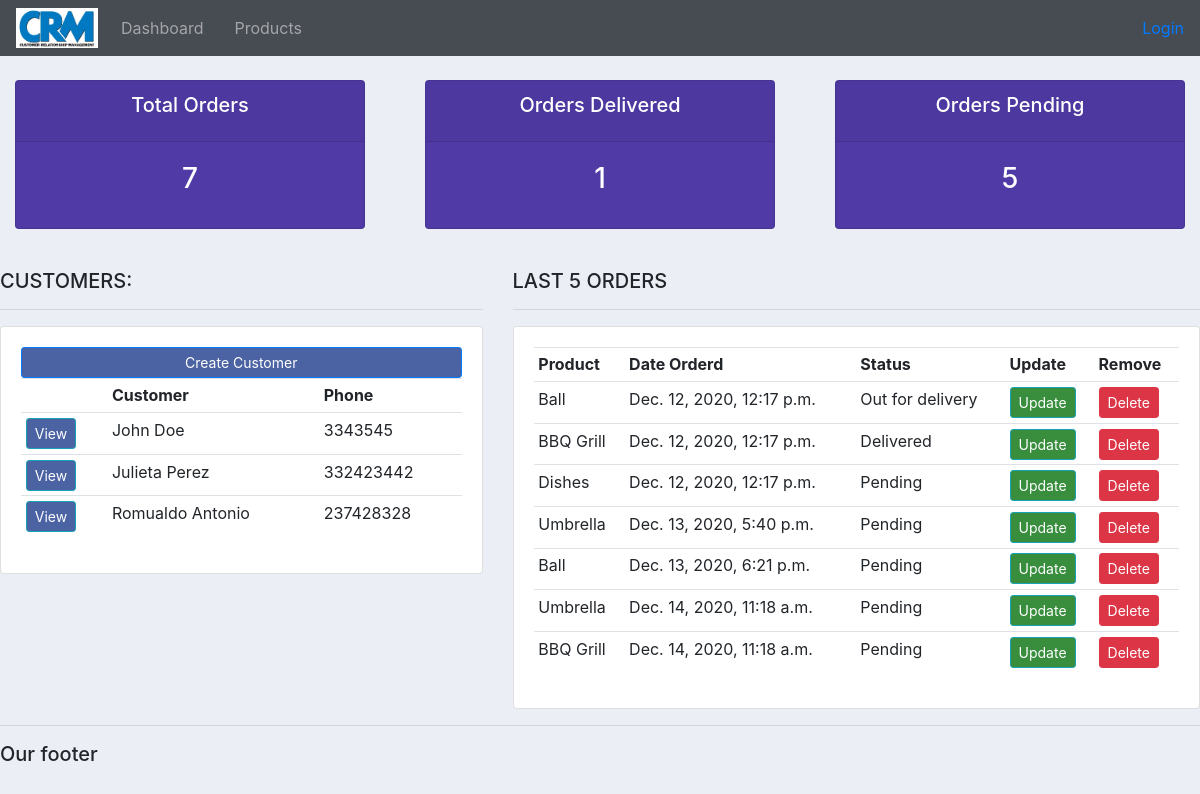
The app's page /, older data.
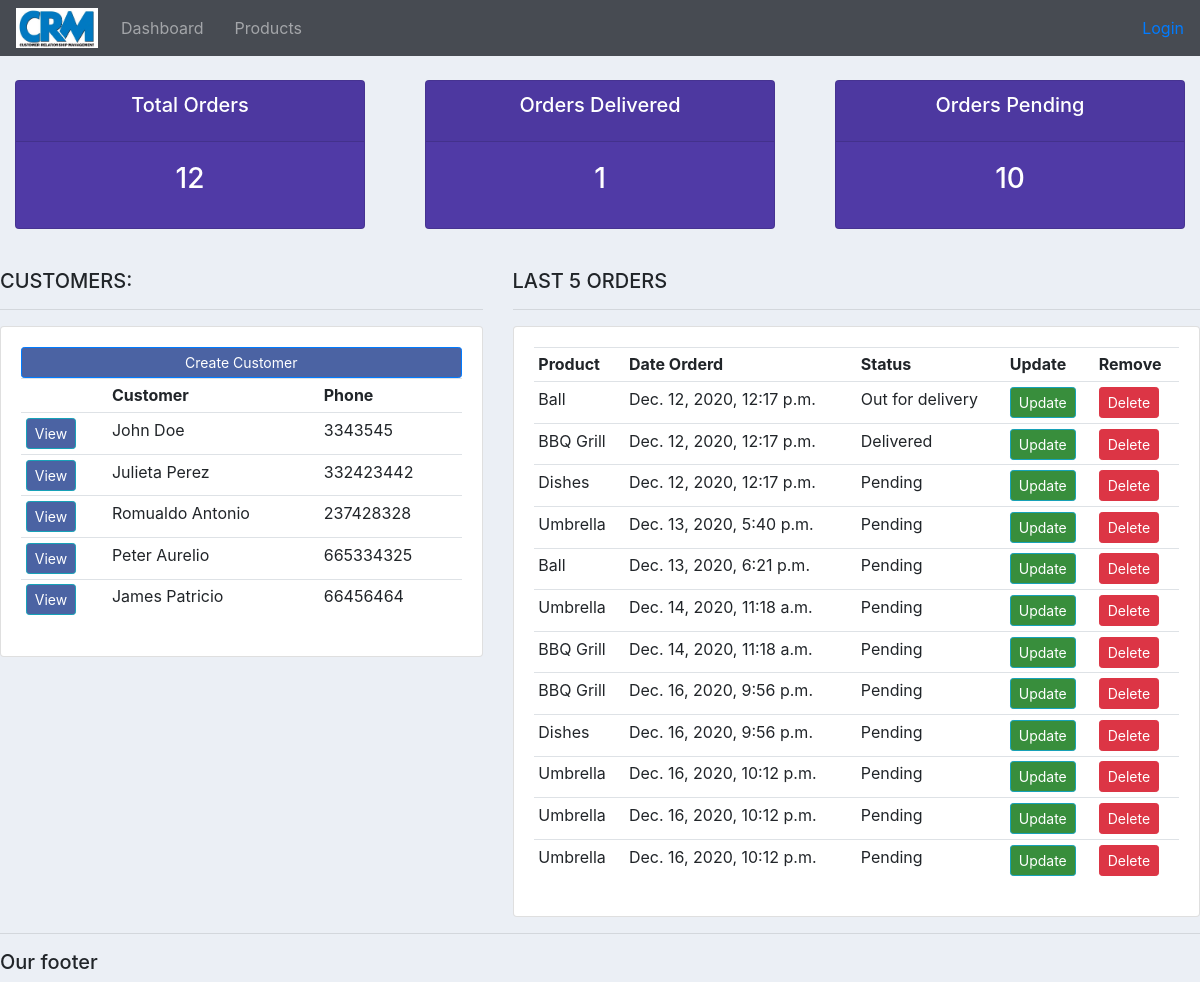
The same page, newer data.
### accounts/models.py (models this page shows, shortened)
class Customer(models.Model):
    user = models.OneToOneField(User, null=True, blank=True, on_delete=models.CASCADE)
    name = models.CharField(max_length=64, null=True)
    phone = models.CharField(max_length=64, null=True)
    email = models.CharField(max_length=64, null=True)
    profile_pic = models.ImageField(default="profile2.png", null=True, blank=True)
    adress = models.CharField(max_length=64, null=True)
    date_created = models.DateTimeField(auto_now_add=True, null=True)

class Order(models.Model):
    STATUS = (
        ('Pending', 'Pending'),
        ('Out for delivery', 'Out for delivery'),
        ('Delivered', 'Delivered'),
    )
    customer = models.ForeignKey(Customer, null=True, on_delete=models.SET_NULL)
    product = models.ForeignKey(Product, null=True, on_delete=models.SET_NULL)
    date_created = models.DateTimeField(auto_now_add=True, null=True)
    status = models.CharField(max_length=64, null=True, choices=STATUS)
    note = models.CharField(max_length=1000, null=True)
    seller = models.ManyToManyField(Seller)

class Product(models.Model):
    CATEGORY = (
        ('Indoor', 'Indoor'),
        ('Outdoor', 'Outdoor')
    )
    seller = models.ForeignKey(Seller, null=True, on_delete=models.CASCADE)
    name = models.CharField(max_length=64, null=True)
    price = models.FloatField(null=True)
    category = models.CharField(max_length=64, null=True, choices=CATEGORY)
    description = models.CharField(max_length=200, null=True, blank=True)
    date_created = models.DateTimeField(auto_now_add=True, null=True)
    tags = models.ManyToManyField(Tag)
    def __str__(self):
        return self.name

### accounts/views.py (the view)
# urls.py: path('', views.home, name="home"),
def home(request):
    orders = Order.objects.all()
    customers = Customer.objects.all()
    total_orders = orders.count()
    total_customers = customers.count()
    delivered = orders.filter(status='Delivered').count()
    pending = orders.filter(status='Pending').count()
    context = {'orders':orders,'customers':customers,
               'total_orders':total_orders, 'delivered':delivered,
               'pending':pending}
    return render(request, 'accounts/dashboard.html', context)

### accounts/templates/accounts/dashboard.html (shortened to what this page needs)
{% extends "accounts/main.html" %}
{% block content %}
{% include "accounts/status.html" %}
<br>
<div class="row">
	<div class="col-md-5">
		<h5>CUSTOMERS:</h5>
		<hr>
		<div class="card card-body">
			<a id="custom_btn1" class="btn btn-primary  btn-sm btn-block" href="">Create Customer</a>
			<table class="table table-sm">
				<tr>
					<th></th>
					<th>Customer</th>
					<th>Phone</th>
				</tr>
				{% for customer in customers %}
					<tr>
						<td><a id="custom_btn2" class="btn btn-sm btn-info" href="{% url 'accounts:customers' customer.id  %}">View</a></td>
						<td>{{customer.name}}</td>
						<td>{{customer.phone}}</td>
					</tr>
				{% endfor %}
			</table>
		</div>
	</div>
	<div class="col-md-7">
		<h5>LAST 5 ORDERS</h5>
		<hr>
		<div class="card card-body">
			<table class="table table-sm">
				<tr>
					<th>Product</th>
					<th>Date Orderd</th>
					<th>Status</th>
					<th>Update</th>
					<th>Remove</th>
				</tr>
				{% for order in orders %}
					<tr>
						<td>{{order.product}}</td>
						<td>{{order.date_created}}</td>
						<td>{{order.status}}</td>
						<td><a id="custom_btn3" class="btn btn-sm btn-info" href="{% url 'accounts:update_order' order.id %}">Update</a></td>
						<td><a class="btn btn-sm btn-danger" href="{% url 'accounts:delete_order' order.id %}">Delete</a></td>
					</tr>
				{% endfor %}
			</table>
		</div>
	</div>
</div>
{% endblock %}

Row changes from the older to the newer data that the page shows:
added Customer: name "Peter Aurelio", phone "665334325"
added Customer: name "James Patricio", phone "66456464"
added Order: product "BBQ Grill", date_created "Dec. 16, 2020, 9:56 p.m.", status "Pending"
added Order: product "Dishes", date_created "Dec. 16, 2020, 9:56 p.m.", status "Pending"
added Order: product "Umbrella", date_created "Dec. 16, 2020, 10:12 p.m.", status "Pending"
added Order: product "Umbrella", date_created "Dec. 16, 2020, 10:12 p.m.", status "Pending"
added Order: product "Umbrella", date_created "Dec. 16, 2020, 10:12 p.m.", status "Pending"
Text that changed along with them:
{{ total_orders }}: "7" → "12"
{{ pending }}: "5" → "10"
